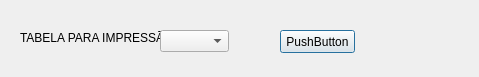
<?xml version="1.0" encoding="UTF-8"?>
<ui version="4.0">
 <class>Dialog</class>
 <widget class="QDialog" name="Dialog">
  <property name="geometry">
   <rect>
    <x>0</x>
    <y>0</y>
    <width>479</width>
    <height>77</height>
   </rect>
  </property>
  <property name="windowTitle">
   <string>Dialog</string>
  </property>
  <widget class="QLabel" name="label">
   <property name="geometry">
    <rect>
     <x>20</x>
     <y>30</y>
     <width>251</width>
     <height>16</height>
    </rect>
   </property>
   <property name="text">
    <string>TABELA PARA IMPRESSÃO</string>
   </property>
  </widget>
  <widget class="QComboBox" name="comboBox">
   <property name="geometry">
    <rect>
     <x>160</x>
     <y>30</y>
     <width>69</width>
     <height>22</height>
    </rect>
   </property>
  </widget>
  <widget class="QPushButton" name="pushButton">
   <property name="geometry">
    <rect>
     <x>280</x>
     <y>30</y>
     <width>75</width>
     <height>23</height>
    </rect>
   </property>
   <property name="text">
    <string>PushButton</string>
   </property>
  </widget>
 </widget>
 <resources/>
 <connections/>
</ui>
